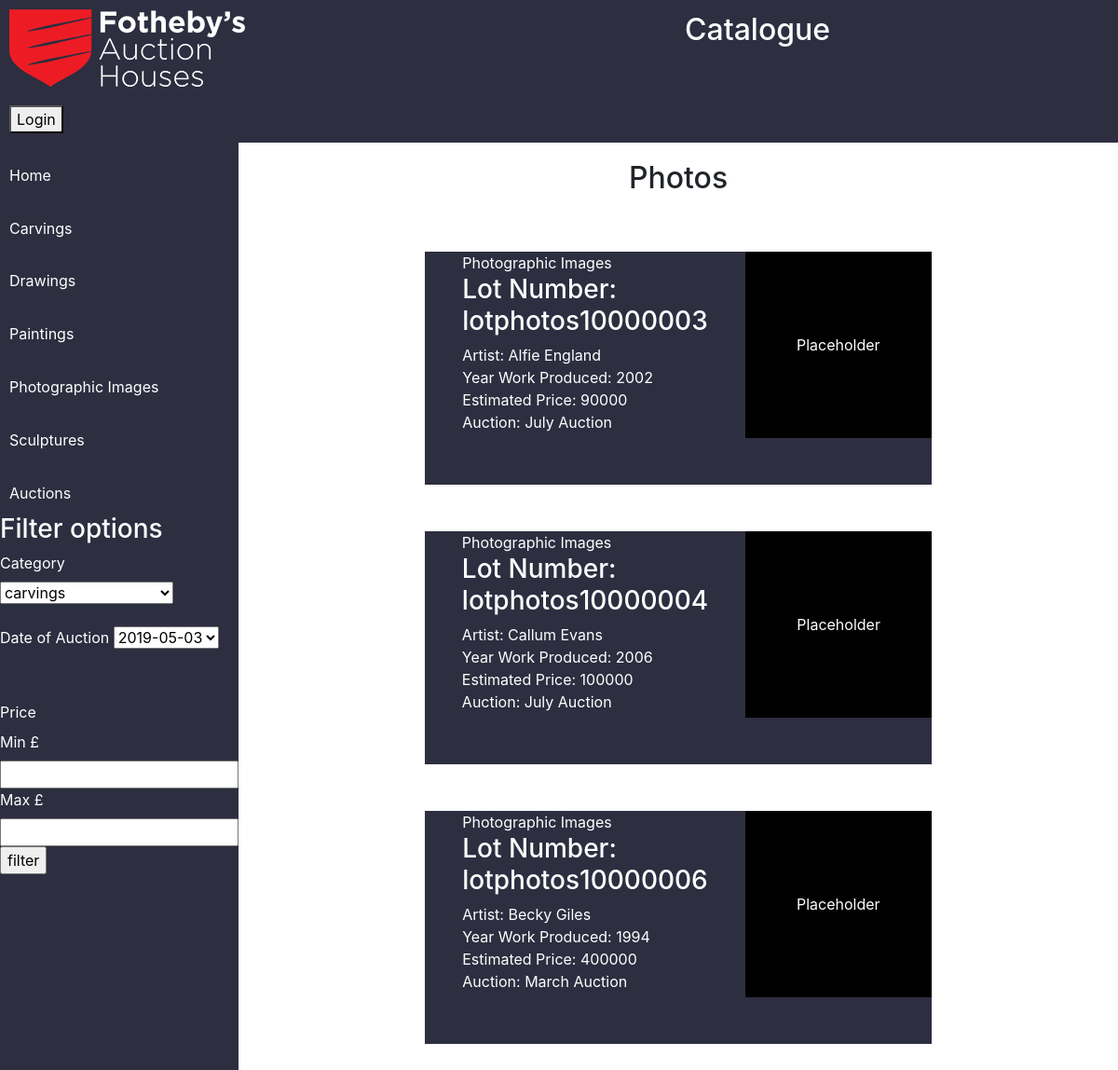
Page /default/public/photospublic.php on the committed database.
### tables this page shows
CREATE TABLE `Photographic_Images` (
  `idPhotographic_Images` int(11) NOT NULL AUTO_INCREMENT,
  `lotnumber` varchar(45) NOT NULL DEFAULT 'lotphotos',
  `name_of_artist` varchar(45) DEFAULT NULL,
  `year_work_produced` varchar(45) DEFAULT NULL,
  `subject_classification` varchar(45) DEFAULT NULL,
  `description` varchar(500) DEFAULT NULL,
  `auction_date` varchar(45) DEFAULT NULL,
  `estimated_price` varchar(45) DEFAULT NULL,
  `type_of_image` varchar(45) DEFAULT NULL,
  `height_dimension` varchar(45) DEFAULT NULL,
  `length_dimension` varchar(45) DEFAULT NULL,
  `Auction` varchar(45) DEFAULT NULL,
  `status` varchar(45) DEFAULT NULL,
  `category` varchar(45) DEFAULT NULL,
  `sold_for` varchar(45) DEFAULT NULL,
  `commision_price` varchar(45) DEFAULT NULL,
  PRIMARY KEY (`idPhotographic_Images`,`lotnumber`)
);

### default/public/photospublic.php (the view, shortened to what this page needs)
<?php
require 'headers/publicheader.php';
$sculptures = $pdo->query('SELECT * FROM Photographic_Images WHERE status = "Approved" ');
echo '<h2>Photos</h2>';
echo '<div class="grid">';
foreach ($sculptures as $row){
echo '<div class="cell4">';
  echo '<a href="auctionlotshowphoto.php?id='.$row['idPhotographic_Images'].'">';
echo '<ul>';
echo '<li>Photographic Images</li>';
echo '<li><h3>Lot Number:'.' '.$row['lotnumber'].$row['idPhotographic_Images'].'</h3></li>';
echo '<li>Artist:'.' '.$row['name_of_artist'].'</li>';
echo '<li>Year Work Produced:'.' '.$row['year_work_produced'].'</li>';
echo '<li>Estimated Price:'.' '.$row['estimated_price'].'</li>';
echo '<li>Auction: '.' '.$row['Auction'].'</li>';
echo '</ul>';
echo '</a>';
echo '<ul>
<div class="placehold">
  Placeholder
</div>
</ul>';
echo '</div>';
}
?>
</div>

### default/public/style.css (style rules this page uses)
ul { list-style: none; }
html,body { height:100%; margin:0; }
body { width: 100%; height: 100%; }
h2 { margin-top: 2%; text-align: center; }
.grid { display: flex; flex-wrap: wrap; justify-content: space-around; margin: 60px; color: white; list-style: none; transition: all .2s ease-in-out; }
.grid ul { list-style: none; }
.cell4 ul { color: white; }
.cell4 { display: flex; flex: 0 0 32%; height: 250px; margin-bottom: 50px; background-color: #2d2e40; }
.cell4:nth-child(3n) { background-color: #2d2e40; }
.placehold { width:200px; background-color: black; color: white; display: flex; justify-content: center; align-items: center; height: 200px; }
.cell4 ul { display: flex; flex-direction: column; }

### rows in the picture
photographic_images: lotnumber "lotphotos", idPhotographic_Images "10000003", name_of_artist "Alfie England", year_work_produced "2002", estimated_price "90000", Auction "July Auction"
photographic_images: lotnumber "lotphotos", idPhotographic_Images "10000004", name_of_artist "Callum Evans", year_work_produced "2006", estimated_price "100000", Auction "July Auction"
photographic_images: lotnumber "lotphotos", idPhotographic_Images "10000006", name_of_artist "Becky Giles", year_work_produced "1994", estimated_price "400000", Auction "March Auction"

### other values in the picture
form field date "2019-05-03"
